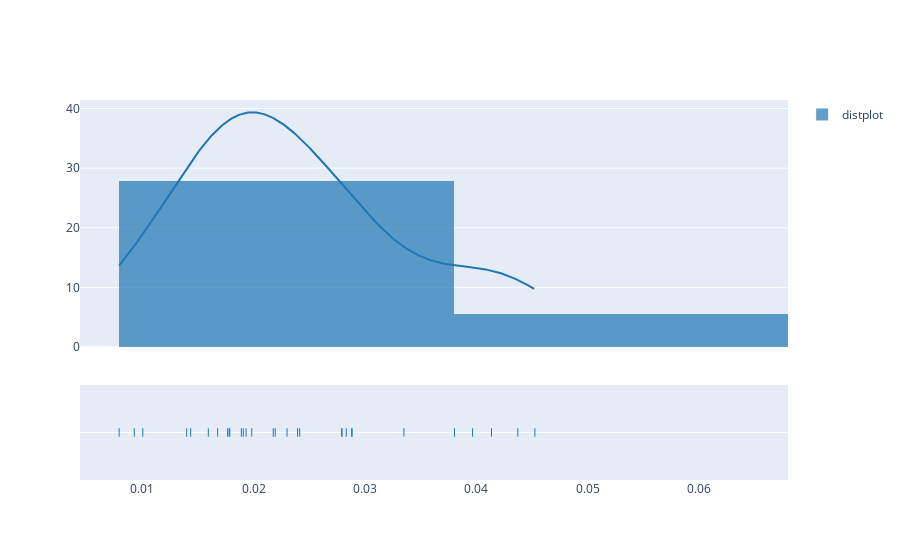

Notebook source saved alongside this figure:
### Code cell
import plotly.figure_factory as ff

hist_data = [all_diffs]
group_labels = ['distplot'] # name of the dataset

fig = ff.create_distplot(hist_data, group_labels, bin_size=0.03)
fig.show()

### Figure 1 — Plotly figure (JSON) as saved in the notebook; plotly's stock layout.template omitted (floating-point values rounded to 4 significant figures; data arrays with more than 128 entries replaced by an {"elided": "..."} marker saying what was removed)
{"data": [{"autobinx": false, "histnorm": "probability density", "legendgroup": "distplot", "marker": {"color": "rgb(31, 119, 180)"}, "name": "distplot", "opacity": 0.7, "type": "histogram", "x": [0.02177, 0.01595, 0.01933, 0.01781, 0.01787, 0.02194, 0.02301, 0.04135, 0.02832, 0.02791, 0.01891, 0.02881, 0.014, 0.03349, 0.02794, 0.009301, 0.03803, 0.03965, 0.007945, 0.01908, 0.01436, 0.02395, 0.01678, 0.01984, 0.02414, 0.02884, 0.01768, 0.01007, 0.04371, 0.04524], "xaxis": "x", "xbins": {"end": 0.04524, "size": 0.03, "start": 0.007945}, "yaxis": "y"}, {"legendgroup": "distplot", "marker": {"color": "rgb(31, 119, 180)"}, "mode": "lines", "name": "distplot", "showlegend": false, "type": "scatter", "x": {"elided": "500 float values"}, "xaxis": "x", "y": {"elided": "500 float values"}, "yaxis": "y"}, {"legendgroup": "distplot", "marker": {"color": "rgb(31, 119, 180)", "symbol": "line-ns-open"}, "mode": "markers", "name": "distplot", "showlegend": false, "type": "scatter", "x": [0.02177, 0.01595, 0.01933, 0.01781, 0.01787, 0.02194, 0.02301, 0.04135, 0.02832, 0.02791, 0.01891, 0.02881, 0.014, 0.03349, 0.02794, 0.009301, 0.03803, 0.03965, 0.007945, 0.01908, 0.01436, 0.02395, 0.01678, 0.01984, 0.02414, 0.02884, 0.01768, 0.01007, 0.04371, 0.04524], "xaxis": "x", "y": ["distplot", "distplot", "distplot", "distplot", "distplot", "distplot", "distplot", "distplot", "distplot", "distplot", "distplot", "distplot", "distplot", "distplot", "distplot", "distplot", "distplot", "distplot", "distplot", "distplot", "distplot", "distplot", "distplot", "distplot", "distplot", "distplot", "distplot", "distplot", "distplot", "distplot"], "yaxis": "y2"}], "layout": {"barmode": "overlay", "hovermode": "closest", "legend": {"traceorder": "reversed"}, "xaxis": {"anchor": "y2", "domain": [0, 1], "zeroline": false}, "yaxis": {"anchor": "free", "domain": [0.35, 1], "position": 0}, "yaxis2": {"anchor": "x", "domain": [0, 0.25], "dtick": 1, "showticklabels": false}}}
